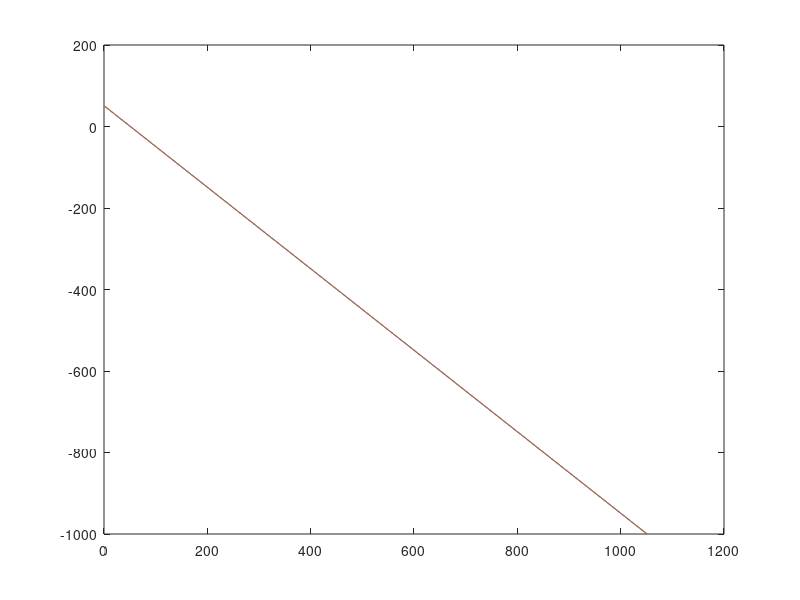

The MATLAB script that drew this image:
%% simulacao de giro continuo

%% thetaOrig = [-700:1:1000];
thetaOrig = [50:-1:-1000];

deltaY = 0;
deltaX = 0;
deltaYanterior = 0;
deltaXanterior = 0;
thetaAnterior = 0;
offset = 0;
max = pi;
min = -pi;
erro = 10*pi/180;

thetaAng = [];

%% valores calculados
for(i=1:1:size(thetaOrig,2))
    
    anguloAtual = thetaOrig(1,i)*pi/180;
    primX = cos(anguloAtual);
    primY = sin(anguloAtual);
    secX = -cos(anguloAtual);
    secY = -sin(anguloAtual);
    
    deltaY = primY-secY;
    deltaX = primX-secX;
    
    % offset
    if(deltaXanterior<0 && deltaYanterior>0 && deltaX<0 && deltaY<0)
        offset = offset+1;
        min = min+2*pi*offset;
        max = max+2*pi*offset;
        
    end
    if(deltaXanterior<0 && deltaYanterior<0 && deltaX<0 && deltaY>0)
        offset = offset-1;
        min = min+2*pi*offset;
        max = max+2*pi*offset;
        
    end
    
    % theta
    theta = atan2(deltaY,deltaX)+(2*pi)*offset;
    
    thetaAng = [thetaAng theta];
    
    deltaYanterior = deltaY;
    deltaXanterior = deltaX;
    thetaAnterior = theta;
    
    
end

plot(thetaOrig);
hold on
plot(thetaAng*180/pi);


